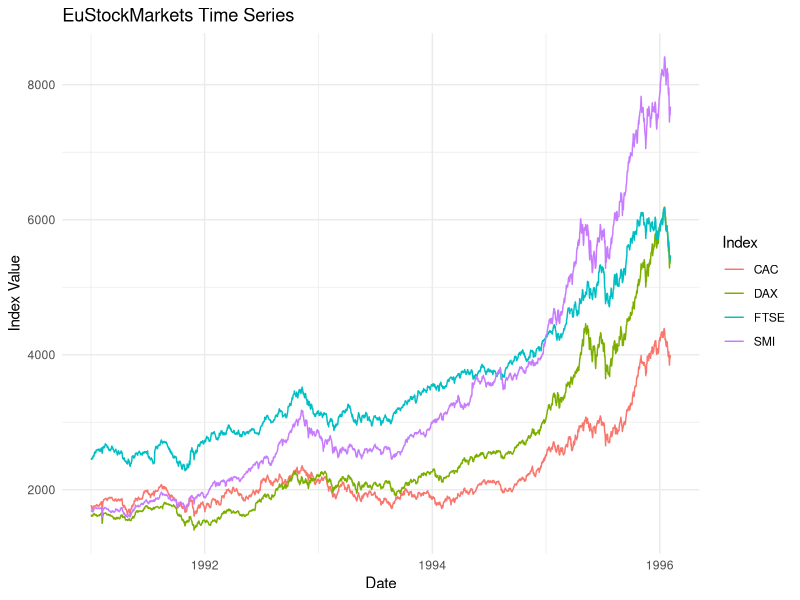

Recreate this plot in R.
##########################################################################################
# Plotting EuStockMarkets Time Series with ggplot2
##########################################################################################

# Set working directory to the folder where this script is saved (only works in RStudio)
if (requireNamespace("rstudioapi", quietly = TRUE)) {
  setwd(dirname(rstudioapi::getActiveDocumentContext()$path))
}

# Clear all objects from the workspace
rm(list = ls())

# Load required libraries
# install.packages(c("tidyverse", "ggplot2")) # Uncomment if not installed
library(tidyverse)
library(ggplot2)

##########################################################################################
# 1. Load and Prepare Data
##########################################################################################

# Load the EuStockMarkets dataset
data("EuStockMarkets")

# Convert to tibble and reshape to long format for ggplot2
eu_stocks_long <- as_tibble(EuStockMarkets) %>%
  mutate(Date = as.Date(1:nrow(.), origin = "1991-01-01")) %>%
  pivot_longer(cols = -Date, names_to = "Index", values_to = "Value")

##########################################################################################
# 2. Plot and Save the EuStockMarkets Time Series
##########################################################################################

# Create the plot
eu_plot <- ggplot(data = eu_stocks_long, aes(x = Date, y = Value, color = Index)) +
  geom_line() +
  theme_minimal() +
  labs(
    title = "EuStockMarkets Time Series",
    x = "Date",
    y = "Index Value",
    color = "Index"
  )

# Display the plot
print(eu_plot)

# Save the plot as a PNG file
ggsave(filename = "eu_stockmarkets_timeseries.png", plot = eu_plot, width = 10, height = 6)
